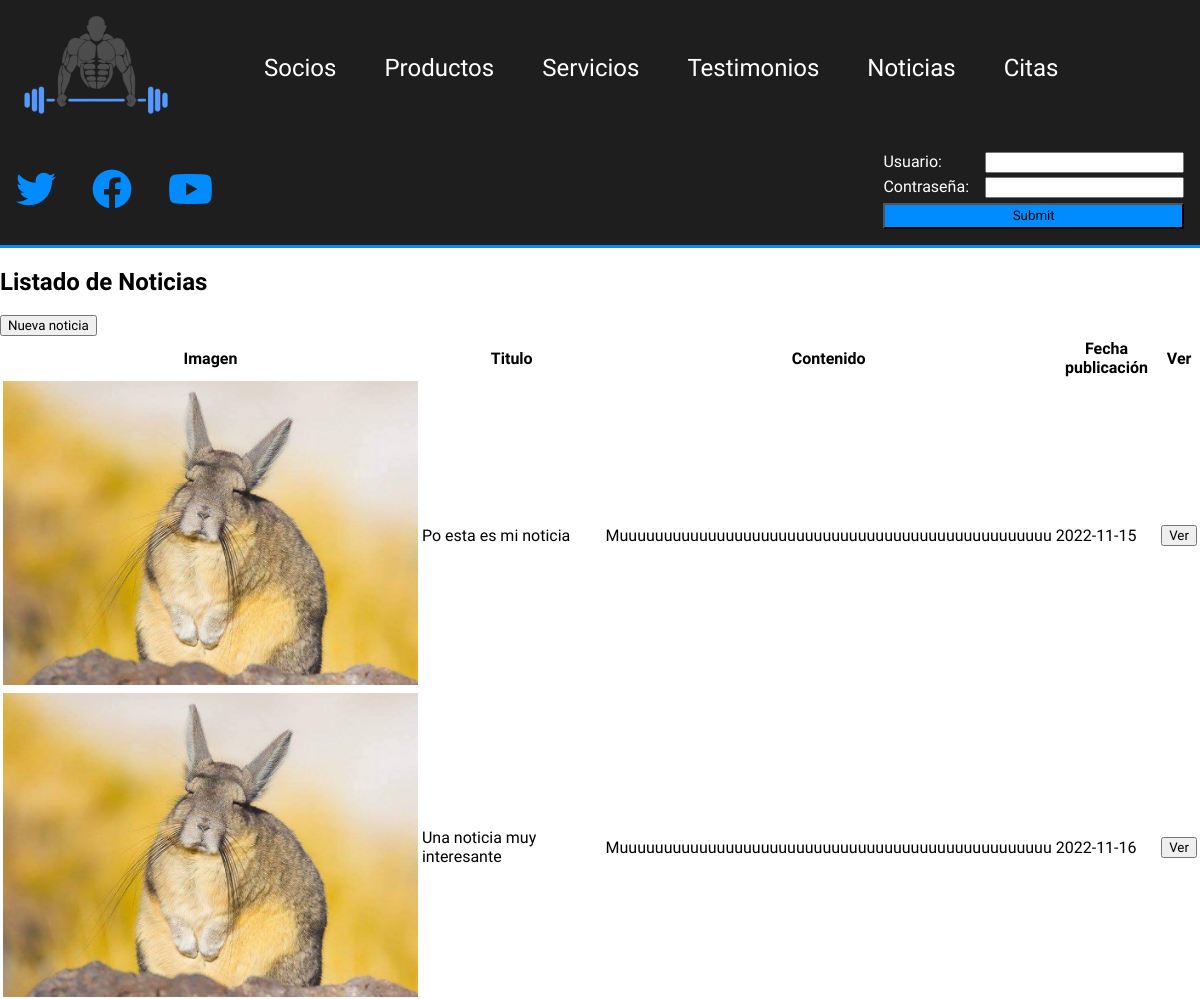
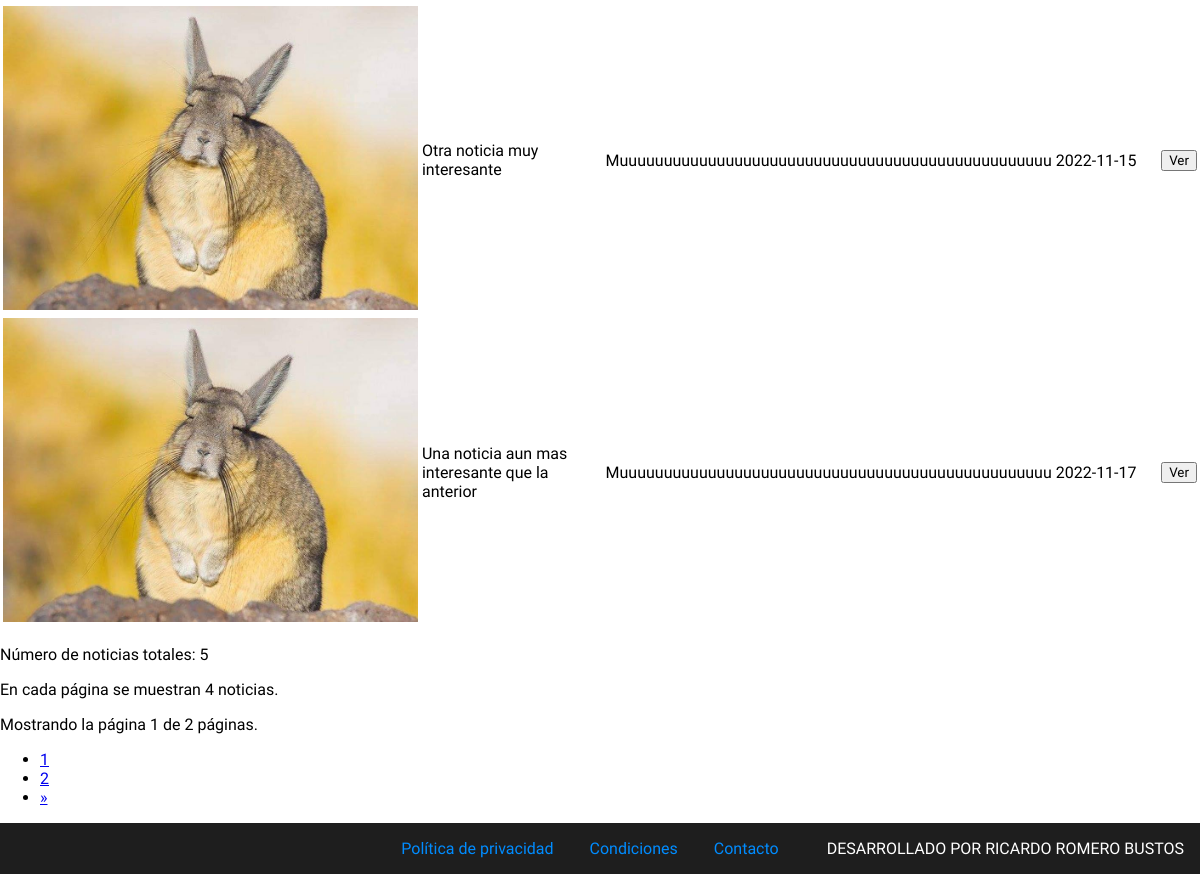
The page /php/noticias.php on the database its author committed (2 pictures, top to bottom).
### tables this page shows
CREATE TABLE `noticia` (
  `id` bigint(20) UNSIGNED NOT NULL,
  `titulo` varchar(80) NOT NULL,
  `contenido` varchar(800) NOT NULL,
  `imagen` varchar(50) NOT NULL,
  `fecha_publicacion` date NOT NULL
);

### php/noticias.php (the view, shortened to what this page needs)
<!DOCTYPE html>
<html lang="en">
<head>
    <link rel="stylesheet" href="../css/estilos.css">
    <link rel="stylesheet" href="https://cdnjs.cloudflare.com/ajax/libs/font-awesome/6.2.0/css/all.min.css" />
</head>
<body>
    <header>
        <nav>
            <a href="../index.php"><img src="../img/logo.png" alt="" id="logo"></a>
            <a href="socios.php">Socios</a>
            <a href="productos.php">Productos</a>
            <a href="servicios.php">Servicios</a>
            <a href="testimonios.php">Testimonios</a>
            <a href="noticias.php">Noticias</a>
            <a href="citas.php">Citas</a>
        </nav>
        <div class="rrss">
            <a href="#"><i class="fa-brands fa-twitter"></i></a>
            <a href="#"><i class="fa-brands fa-facebook"></i></a>
            <a href="#"><i class="fa-brands fa-youtube"></i></a>
        </div>
        <div class="login">
            <form action="" method="post">
                <div>
                    <label for="usuario">Usuario:</label>
                    <input type="text" name="usuario">
                </div>
                <div>
                    <label for="pass">Contraseña:</label>
                    <input type="password" name="pass">
                </div>
                <input type="submit" name="enviar" id="btn-login">
            </form>
        </div>
    </header>
    <main>
        <section class="seccionNoticias">
            <h1>Listado de Noticias</h1>
            <div class="contenedor_nueva_noticia">
                <form action="panel_noticias.php" method="post">
                    <input type="submit" name="nueva_noticia" value="Nueva noticia">
                </form>
            </div>
            <?php
                $con=conectarServidor();
                $total=$con->query("select * from noticia");
                $num_total_rows=$total->num_rows;
                if($num_total_rows==0){
                    echo "<p>No hay noticias en la base de datos</p>";
                }else{
                    $page=false;
                    $noticiasPorPagina=4;
                    if(!$page){
                        $start=0;
                        $page=1;
                    }else{
                        $start=($page-1)*$noticiasPorPagina;
                    }
                    $total_pages=ceil($num_total_rows/$noticiasPorPagina);
                    $noticias=$con->query("select * from noticia limit $start, $noticiasPorPagina");
                    echo "<table>
                    <thead>
                        <tr>
                            <th>Imagen</th>
                            <th>Titulo</th>
                            <th>Contenido</th>
                            <th>Fecha publicación</th>
                            <th>Ver</th>
                        </tr>
                    </thead>
                    <tbody>";
                    while($fila_noticias=$noticias->fetch_array(MYSQLI_ASSOC)){
                        $contenido_short=substr($fila_noticias['contenido'], 0, 50);
                        echo "<tr>
                            <td><img src=\"../img/noticias/$fila_noticias[imagen]\"></td>
                            <td>$fila_noticias[titulo]</td>
                            <td>$contenido_short</td>
                            <td>$fila_noticias[fecha_publicacion]</td>
                            <td>
                                <form action=\"noticia_completa.php\" method=\"post\">
                                    <input type=\"hidden\" name=\"id_noticia\" value=\"$fila_noticias[id]\">
                                    <input type=\"submit\" name=\"ver_noticia\" value=\"Ver\">
                                </form>
                            </td>
                        </tr>";
                    }
                    echo "</tbody>";
                    echo "</table>";
                    echo '<p>Número de noticias totales: '.$num_total_rows.'</p>';
                    echo '<p>En cada página se muestran '.$noticiasPorPagina.' noticias.</p>';
                    echo '<p>Mostrando la página '.$page.' de ' .$total_pages.' páginas.</p>';
                    echo '<nav>';
                    echo '<ul class="pagination">';
                    if($total_pages>1){
                        for($i=1;$i<=$total_pages;$i++){
                            if($page == $i){
                                echo '<li class="page-item active"><a class="page-link" href="#">'.$page.'</a></li>';
                            }else{
                                echo '<li class="page-item"><a class="page-link" href="noticias.php?page='.$i.'">'.$i.'</a></li>';
                            }
                        }
                        if($page != $total_pages){
                            echo '<li class="page-item"><a class="page-link" href="noticias.php?page='.($page+1).'"><span aria-hidden="true">&raquo;</span></a></li>';
                        }
                    }
                    echo '</ul>';
                    echo '</nav>';
                }
            ?>
        </section>
    </main>
    <footer>
        <div>
            <a href="#">Política de privacidad</a>
            <a href="#">Condiciones</a>
            <a href="#">Contacto</a>
        </div>
        <span>DESARROLLADO POR RICARDO ROMERO BUSTOS</span>
    </footer>
</body>
</html>

### css/estilos.css (style rules this page uses)
* { box-sizing: border-box; }
body { margin: 0; font-family: 'Play', sans-serif; }
input { font-family: inherit; }
img { max-width: 100%; }
header { display: flex; justify-content: space-between; align-items: center; flex-wrap: wrap; position: sticky; top: 0; left: 0; z-index: 999; background-color: #1e1e1e; border-bottom: 3px solid rgb(0, 140, 255); }
#logo { width: 9rem; margin-right: 3rem; }
header nav { display: flex; align-items: center; flex-wrap: wrap; }
header nav a { color: white; text-decoration: none; font-size: 1.5rem; margin: 1rem 1.5rem; }
.rrss a { color: rgb(0, 140, 255); font-size: 2.5rem; margin: 1rem; }
.login form { display: flex; flex-direction: column; color: white; margin: 1rem; }
.login form div { display: flex; justify-content: space-between; margin-bottom: 0.3rem; }
.login form div label { margin-right: 1rem; }
#btn-login { background-color: rgb(0, 140, 255); padding: 0.2rem; }
footer { display: flex; justify-content: flex-end; align-items: center; background-color: #1e1e1e; color: white; padding: 1rem; }
footer a { color: rgb(0, 140, 255); text-decoration: none; margin: 0 1rem; }
footer>div { margin-right: 2rem; }

### rows shown on the page
noticia: imagen (picture), titulo "Po esta es mi noticia", contenido "Muuuuuuuuuuuuuuuuuuuuuuuuuuuuuuuuuuuuuuuuuuuuuuuuu", fecha_publicacion "2022-11-15"
noticia: imagen (picture), titulo "Una noticia muy interesante", contenido "Muuuuuuuuuuuuuuuuuuuuuuuuuuuuuuuuuuuuuuuuuuuuuuuuu", fecha_publicacion "2022-11-16"
noticia: imagen (picture), titulo "Otra noticia muy interesante", contenido "Muuuuuuuuuuuuuuuuuuuuuuuuuuuuuuuuuuuuuuuuuuuuuuuuu", fecha_publicacion "2022-11-15"
noticia: imagen (picture), titulo "Una noticia aun mas interesante que la anterior", contenido "Muuuuuuuuuuuuuuuuuuuuuuuuuuuuuuuuuuuuuuuuuuuuuuuuu", fecha_publicacion "2022-11-17"

### other values the page prints
$num_total_rows "5"
$noticiasPorPagina "4"
$page "1"
$total_pages "2"
